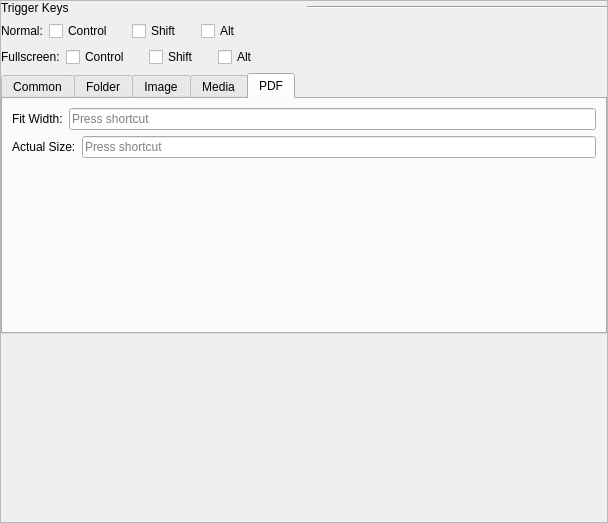
<?xml version="1.0" encoding="UTF-8"?>
<ui version="4.0">
 <class>CSettingsWnd4Key</class>
 <widget class="QWidget" name="CSettingsWnd4Key">
  <property name="geometry">
   <rect>
    <x>0</x>
    <y>0</y>
    <width>608</width>
    <height>523</height>
   </rect>
  </property>
  <layout class="QGridLayout" name="Layout_container">
   <property name="leftMargin">
    <number>0</number>
   </property>
   <property name="topMargin">
    <number>0</number>
   </property>
   <property name="rightMargin">
    <number>0</number>
   </property>
   <property name="bottomMargin">
    <number>0</number>
   </property>
   <item row="0" column="0">
    <widget class="QScrollArea" name="scrollArea">
     <property name="widgetResizable">
      <bool>true</bool>
     </property>
     <widget class="QWidget" name="scrollAreaWidgetContents">
      <property name="geometry">
       <rect>
        <x>0</x>
        <y>0</y>
        <width>606</width>
        <height>521</height>
       </rect>
      </property>
      <layout class="QVBoxLayout" name="Layout_scroll_content">
       <property name="leftMargin">
        <number>0</number>
       </property>
       <property name="topMargin">
        <number>0</number>
       </property>
       <property name="rightMargin">
        <number>0</number>
       </property>
       <property name="bottomMargin">
        <number>0</number>
       </property>
       <item>
        <widget class="QWidget" name="widget" native="true">
         <layout class="QVBoxLayout" name="Layout_trigger_key_container">
          <property name="leftMargin">
           <number>0</number>
          </property>
          <property name="topMargin">
           <number>0</number>
          </property>
          <property name="rightMargin">
           <number>0</number>
          </property>
          <property name="bottomMargin">
           <number>0</number>
          </property>
          <item>
           <widget class="QWidget" name="widget_display_title" native="true">
            <layout class="QHBoxLayout" name="Layout_widget_title">
             <property name="leftMargin">
              <number>0</number>
             </property>
             <property name="topMargin">
              <number>0</number>
             </property>
             <property name="rightMargin">
              <number>0</number>
             </property>
             <property name="bottomMargin">
              <number>0</number>
             </property>
             <item>
              <widget class="QLabel" name="label_group_trigger_key">
               <property name="text">
                <string>Trigger Keys</string>
               </property>
              </widget>
             </item>
             <item>
              <widget class="Line" name="line">
               <property name="orientation">
                <enum>Qt::Horizontal</enum>
               </property>
              </widget>
             </item>
            </layout>
           </widget>
          </item>
          <item>
           <widget class="QWidget" name="widget_key" native="true">
            <layout class="QHBoxLayout" name="Layout_checkboxs">
             <property name="leftMargin">
              <number>0</number>
             </property>
             <property name="topMargin">
              <number>0</number>
             </property>
             <property name="rightMargin">
              <number>0</number>
             </property>
             <property name="bottomMargin">
              <number>0</number>
             </property>
             <item>
              <widget class="QLabel" name="label_normal">
               <property name="text">
                <string>Normal:</string>
               </property>
              </widget>
             </item>
             <item>
              <widget class="QCheckBox" name="checkBox_trigger_c">
               <property name="text">
                <string>Control</string>
               </property>
              </widget>
             </item>
             <item>
              <widget class="QLabel" name="label_key_spacer">
               <property name="text">
                <string/>
               </property>
              </widget>
             </item>
             <item>
              <widget class="QCheckBox" name="checkBox_trigger_s">
               <property name="text">
                <string>Shift</string>
               </property>
              </widget>
             </item>
             <item>
              <widget class="QLabel" name="label_key_spacer_2">
               <property name="text">
                <string/>
               </property>
              </widget>
             </item>
             <item>
              <widget class="QCheckBox" name="checkBox_trigger_a">
               <property name="text">
                <string>Alt</string>
               </property>
              </widget>
             </item>
             <item>
              <spacer name="horizontalSpacer">
               <property name="orientation">
                <enum>Qt::Horizontal</enum>
               </property>
               <property name="sizeHint" stdset="0">
                <size>
                 <width>417</width>
                 <height>20</height>
                </size>
               </property>
              </spacer>
             </item>
             <item>
              <widget class="QLabel" name="label_key_res_normal">
               <property name="text">
                <string/>
               </property>
              </widget>
             </item>
            </layout>
           </widget>
          </item>
          <item>
           <widget class="QWidget" name="widget_full" native="true">
            <layout class="QHBoxLayout" name="Layout_checkboxs_full">
             <property name="leftMargin">
              <number>0</number>
             </property>
             <property name="topMargin">
              <number>0</number>
             </property>
             <property name="rightMargin">
              <number>0</number>
             </property>
             <property name="bottomMargin">
              <number>0</number>
             </property>
             <item>
              <widget class="QLabel" name="label_full">
               <property name="text">
                <string>Fullscreen:</string>
               </property>
              </widget>
             </item>
             <item>
              <widget class="QCheckBox" name="checkBox_trigger_c_f">
               <property name="text">
                <string>Control</string>
               </property>
              </widget>
             </item>
             <item>
              <widget class="QLabel" name="label_key_spacer_3">
               <property name="text">
                <string/>
               </property>
              </widget>
             </item>
             <item>
              <widget class="QCheckBox" name="checkBox_trigger_s_f">
               <property name="text">
                <string>Shift</string>
               </property>
              </widget>
             </item>
             <item>
              <widget class="QLabel" name="label_key_spacer_4">
               <property name="text">
                <string/>
               </property>
              </widget>
             </item>
             <item>
              <widget class="QCheckBox" name="checkBox_trigger_a_f">
               <property name="text">
                <string>Alt</string>
               </property>
              </widget>
             </item>
             <item>
              <spacer name="horizontalSpacer_3">
               <property name="orientation">
                <enum>Qt::Horizontal</enum>
               </property>
               <property name="sizeHint" stdset="0">
                <size>
                 <width>417</width>
                 <height>20</height>
                </size>
               </property>
              </spacer>
             </item>
             <item>
              <widget class="QLabel" name="label_key_res_fullscreen">
               <property name="text">
                <string/>
               </property>
              </widget>
             </item>
            </layout>
           </widget>
          </item>
         </layout>
        </widget>
       </item>
       <item>
        <widget class="QTabWidget" name="tabWidget">
         <property name="currentIndex">
          <number>4</number>
         </property>
         <widget class="QWidget" name="tab_common">
          <attribute name="title">
           <string>Common</string>
          </attribute>
          <layout class="QVBoxLayout" name="verticalLayout_4">
           <item>
            <layout class="QHBoxLayout" name="horizontalLayout_22">
             <item>
              <widget class="QLabel" name="fixed_width_label_5">
               <property name="text">
                <string>File Property:</string>
               </property>
              </widget>
             </item>
             <item>
              <widget class="QKeySequenceEdit" name="keySequenceEdit_property"/>
             </item>
            </layout>
           </item>
           <item>
            <layout class="QHBoxLayout" name="horizontalLayout_21">
             <item>
              <widget class="QLabel" name="fixed_width_label_19">
               <property name="text">
                <string>Focus (global):</string>
               </property>
              </widget>
             </item>
             <item>
              <widget class="QKeySequenceEdit" name="keySequenceEdit_get_focus"/>
             </item>
            </layout>
           </item>
           <item>
            <layout class="QHBoxLayout" name="horizontalLayout_29">
             <item>
              <widget class="QLabel" name="fixed_width_label_26">
               <property name="text">
                <string>Reload:</string>
               </property>
              </widget>
             </item>
             <item>
              <widget class="QKeySequenceEdit" name="keySequenceEdit_reload"/>
             </item>
            </layout>
           </item>
           <item>
            <layout class="QHBoxLayout" name="horizontalLayout_25">
             <item>
              <widget class="QLabel" name="fixed_width_label_22">
               <property name="text">
                <string>Reveal In Explorer:</string>
               </property>
              </widget>
             </item>
             <item>
              <widget class="QKeySequenceEdit" name="keySequenceEdit_reveal_in_explorer"/>
             </item>
            </layout>
           </item>
           <item>
            <layout class="QHBoxLayout" name="horizontalLayout_24">
             <item>
              <widget class="QLabel" name="fixed_width_label_21">
               <property name="text">
                <string>Open With Default App:</string>
               </property>
              </widget>
             </item>
             <item>
              <widget class="QKeySequenceEdit" name="keySequenceEdit_open_with_def"/>
             </item>
            </layout>
           </item>
           <item>
            <layout class="QHBoxLayout" name="horizontalLayout_28">
             <item>
              <widget class="QLabel" name="fixed_width_label_24">
               <property name="text">
                <string>Maximize / Restore:</string>
               </property>
              </widget>
             </item>
             <item>
              <widget class="QKeySequenceEdit" name="keySequenceEdit_maximum_restore_window"/>
             </item>
            </layout>
           </item>
           <item>
            <layout class="QHBoxLayout" name="horizontalLayout_13">
             <item>
              <widget class="QLabel" name="fixed_width_label_4">
               <property name="text">
                <string>Close:</string>
               </property>
              </widget>
             </item>
             <item>
              <widget class="QLabel" name="label_close">
               <property name="minimumSize">
                <size>
                 <width>170</width>
                 <height>0</height>
                </size>
               </property>
               <property name="text">
                <string>Esc / Ctrl+W</string>
               </property>
              </widget>
             </item>
            </layout>
           </item>
           <item>
            <spacer name="verticalSpacer_3">
             <property name="orientation">
              <enum>Qt::Vertical</enum>
             </property>
             <property name="sizeHint" stdset="0">
              <size>
               <width>20</width>
               <height>40</height>
              </size>
             </property>
            </spacer>
           </item>
          </layout>
         </widget>
         <widget class="QWidget" name="tab_2">
          <attribute name="title">
           <string>Folder</string>
          </attribute>
          <layout class="QVBoxLayout" name="verticalLayout_3">
           <item>
            <layout class="QHBoxLayout" name="horizontalLayout_27">
             <item>
              <widget class="QLabel" name="fixed_width_label_17">
               <property name="text">
                <string>Tree View:</string>
               </property>
              </widget>
             </item>
             <item>
              <widget class="QKeySequenceEdit" name="keySequenceEdit_folder_tree_view"/>
             </item>
            </layout>
           </item>
           <item>
            <layout class="QHBoxLayout" name="horizontalLayout_26">
             <item>
              <widget class="QLabel" name="fixed_width_label_15">
               <property name="text">
                <string>Column View:</string>
               </property>
              </widget>
             </item>
             <item>
              <widget class="QKeySequenceEdit" name="keySequenceEdit_folder_column_view"/>
             </item>
            </layout>
           </item>
           <item>
            <layout class="QHBoxLayout" name="horizontalLayout_14">
             <item>
              <widget class="QLabel" name="fixed_width_label_11">
               <property name="text">
                <string>Open Selected Item:</string>
               </property>
              </widget>
             </item>
             <item>
              <widget class="QKeySequenceEdit" name="keySequenceEdit_folder_open_with_def"/>
             </item>
            </layout>
           </item>
           <item>
            <layout class="QHBoxLayout" name="horizontalLayout_15">
             <item>
              <widget class="QLabel" name="fixed_width_label_12">
               <property name="text">
                <string>Reveal Selected Item:</string>
               </property>
              </widget>
             </item>
             <item>
              <widget class="QKeySequenceEdit" name="keySequenceEdit_folder_reveal"/>
             </item>
            </layout>
           </item>
           <item>
            <layout class="QHBoxLayout" name="horizontalLayout_16">
             <item>
              <widget class="QLabel" name="fixed_width_label_13">
               <property name="text">
                <string>Open Selected Item With Seer:</string>
               </property>
              </widget>
             </item>
             <item>
              <widget class="QKeySequenceEdit" name="keySequenceEdit_folder_open_with_seer"/>
             </item>
            </layout>
           </item>
           <item>
            <spacer name="verticalSpacer_2">
             <property name="orientation">
              <enum>Qt::Vertical</enum>
             </property>
             <property name="sizeHint" stdset="0">
              <size>
               <width>20</width>
               <height>40</height>
              </size>
             </property>
            </spacer>
           </item>
          </layout>
         </widget>
         <widget class="QWidget" name="tab_3">
          <attribute name="title">
           <string>Image</string>
          </attribute>
          <layout class="QVBoxLayout" name="verticalLayout_5">
           <item>
            <layout class="QHBoxLayout" name="horizontalLayout_19">
             <item>
              <widget class="QLabel" name="fixed_width_label_8">
               <property name="text">
                <string>Rotate Left:</string>
               </property>
              </widget>
             </item>
             <item>
              <widget class="QKeySequenceEdit" name="keySequenceEdit_img_rotate_left"/>
             </item>
            </layout>
           </item>
           <item>
            <layout class="QHBoxLayout" name="horizontalLayout_23">
             <item>
              <widget class="QLabel" name="fixed_width_label_14">
               <property name="text">
                <string>Rotate Right:</string>
               </property>
              </widget>
             </item>
             <item>
              <widget class="QKeySequenceEdit" name="keySequenceEdit_img_rotate_right"/>
             </item>
            </layout>
           </item>
           <item>
            <layout class="QHBoxLayout" name="horizontalLayout_17">
             <item>
              <widget class="QLabel" name="fixed_width_label_6">
               <property name="text">
                <string>Actual Size:</string>
               </property>
              </widget>
             </item>
             <item>
              <widget class="QKeySequenceEdit" name="keySequenceEdit_img_actual_size"/>
             </item>
            </layout>
           </item>
           <item>
            <spacer name="verticalSpacer_4">
             <property name="orientation">
              <enum>Qt::Vertical</enum>
             </property>
             <property name="sizeHint" stdset="0">
              <size>
               <width>20</width>
               <height>40</height>
              </size>
             </property>
            </spacer>
           </item>
          </layout>
         </widget>
         <widget class="QWidget" name="tab_4">
          <attribute name="title">
           <string>Media</string>
          </attribute>
          <layout class="QVBoxLayout" name="verticalLayout_6">
           <item>
            <layout class="QHBoxLayout" name="horizontalLayout_4">
             <item>
              <widget class="QLabel" name="fixed_width_label_10">
               <property name="text">
                <string>Forward:</string>
               </property>
              </widget>
             </item>
             <item>
              <widget class="QKeySequenceEdit" name="keySequenceEdit_media_forward"/>
             </item>
            </layout>
           </item>
           <item>
            <layout class="QHBoxLayout" name="horizontalLayout_5">
             <item>
              <widget class="QLabel" name="fixed_width_label_16">
               <property name="text">
                <string>Backward:</string>
               </property>
              </widget>
             </item>
             <item>
              <widget class="QKeySequenceEdit" name="keySequenceEdit_media_backward"/>
             </item>
            </layout>
           </item>
           <item>
            <layout class="QHBoxLayout" name="horizontalLayout_3">
             <item>
              <widget class="QLabel" name="fixed_width_label_9">
               <property name="text">
                <string>Play / Pause:</string>
               </property>
              </widget>
             </item>
             <item>
              <widget class="QKeySequenceEdit" name="keySequenceEdit_media_play_pause"/>
             </item>
            </layout>
           </item>
           <item>
            <layout class="QHBoxLayout" name="horizontalLayout_6">
             <item>
              <widget class="QLabel" name="fixed_width_label_20">
               <property name="text">
                <string>Loop:</string>
               </property>
              </widget>
             </item>
             <item>
              <widget class="QKeySequenceEdit" name="keySequenceEdit_media_loop"/>
             </item>
            </layout>
           </item>
           <item>
            <layout class="QHBoxLayout" name="horizontalLayout_7">
             <item>
              <widget class="QLabel" name="fixed_width_label_23">
               <property name="text">
                <string>Time Indication:</string>
               </property>
              </widget>
             </item>
             <item>
              <widget class="QKeySequenceEdit" name="keySequenceEdit_media_time_indication"/>
             </item>
            </layout>
           </item>
           <item>
            <layout class="QHBoxLayout" name="horizontalLayout_8">
             <item>
              <widget class="QLabel" name="fixed_width_label_25">
               <property name="text">
                <string>Mute:</string>
               </property>
              </widget>
             </item>
             <item>
              <widget class="QKeySequenceEdit" name="keySequenceEdit_media_mute"/>
             </item>
            </layout>
           </item>
           <item>
            <layout class="QHBoxLayout" name="horizontalLayout_9">
             <item>
              <widget class="QLabel" name="fixed_width_label_27">
               <property name="text">
                <string>Go To Beginning:</string>
               </property>
              </widget>
             </item>
             <item>
              <widget class="QKeySequenceEdit" name="keySequenceEdit_media_go_start"/>
             </item>
            </layout>
           </item>
           <item>
            <spacer name="verticalSpacer_5">
             <property name="orientation">
              <enum>Qt::Vertical</enum>
             </property>
             <property name="sizeHint" stdset="0">
              <size>
               <width>20</width>
               <height>40</height>
              </size>
             </property>
            </spacer>
           </item>
          </layout>
         </widget>
         <widget class="QWidget" name="tab_5">
          <attribute name="title">
           <string>PDF</string>
          </attribute>
          <layout class="QVBoxLayout" name="verticalLayout_7">
           <item>
            <layout class="QHBoxLayout" name="horizontalLayout_10">
             <item>
              <widget class="QLabel" name="fixed_width_label_2">
               <property name="text">
                <string>Fit Width:</string>
               </property>
              </widget>
             </item>
             <item>
              <widget class="QKeySequenceEdit" name="keySequenceEdit_pdf_fit_width"/>
             </item>
            </layout>
           </item>
           <item>
            <layout class="QHBoxLayout" name="horizontalLayout_11">
             <item>
              <widget class="QLabel" name="fixed_width_label_18">
               <property name="text">
                <string>Actual Size:</string>
               </property>
              </widget>
             </item>
             <item>
              <widget class="QKeySequenceEdit" name="keySequenceEdit_pdf_actual_size"/>
             </item>
            </layout>
           </item>
           <item>
            <spacer name="verticalSpacer_6">
             <property name="orientation">
              <enum>Qt::Vertical</enum>
             </property>
             <property name="sizeHint" stdset="0">
              <size>
               <width>20</width>
               <height>40</height>
              </size>
             </property>
            </spacer>
           </item>
          </layout>
         </widget>
        </widget>
       </item>
       <item>
        <spacer name="verticalSpacer">
         <property name="orientation">
          <enum>Qt::Vertical</enum>
         </property>
         <property name="sizeHint" stdset="0">
          <size>
           <width>20</width>
           <height>204</height>
          </size>
         </property>
        </spacer>
       </item>
      </layout>
     </widget>
    </widget>
   </item>
  </layout>
 </widget>
 <resources/>
 <connections/>
</ui>
